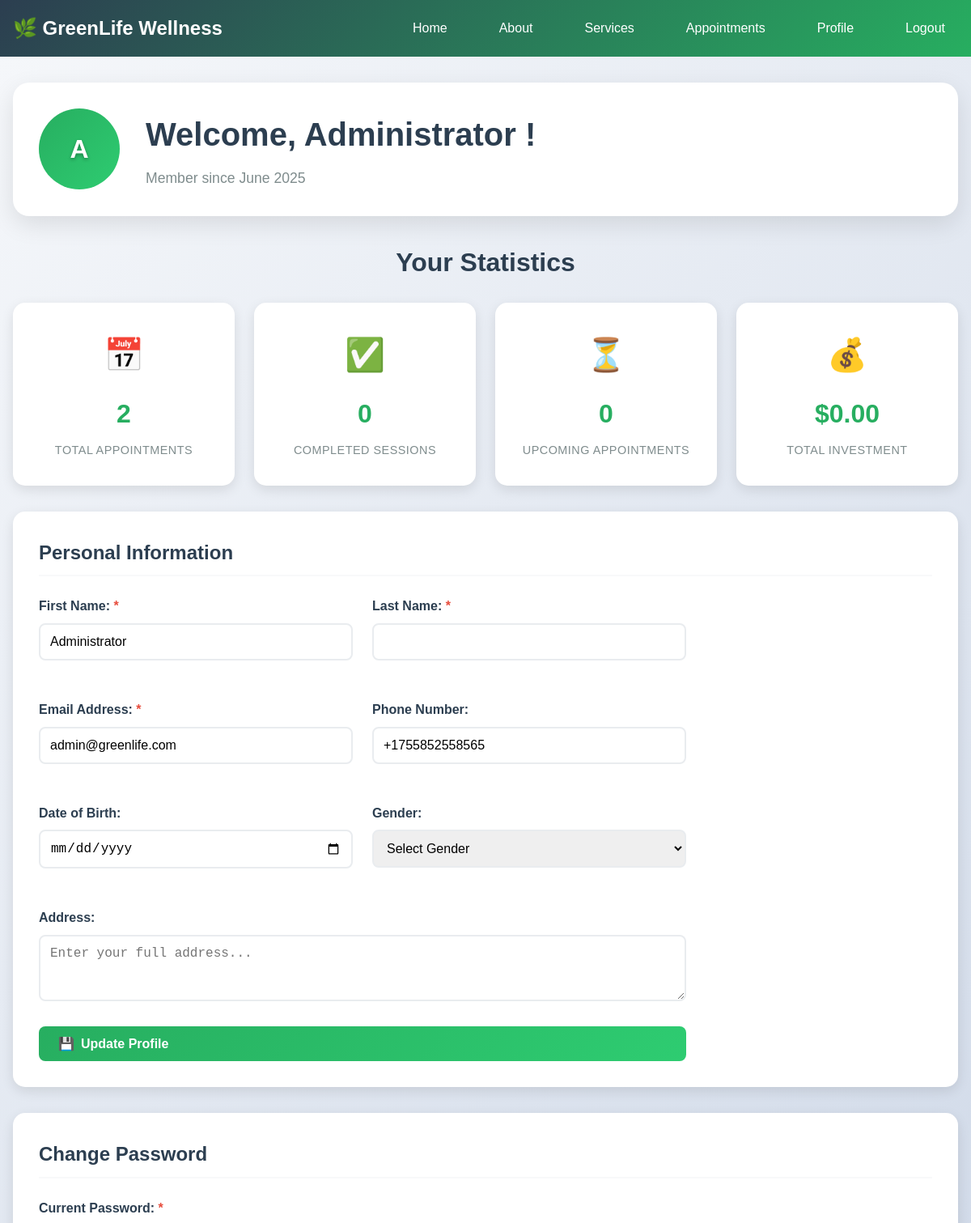
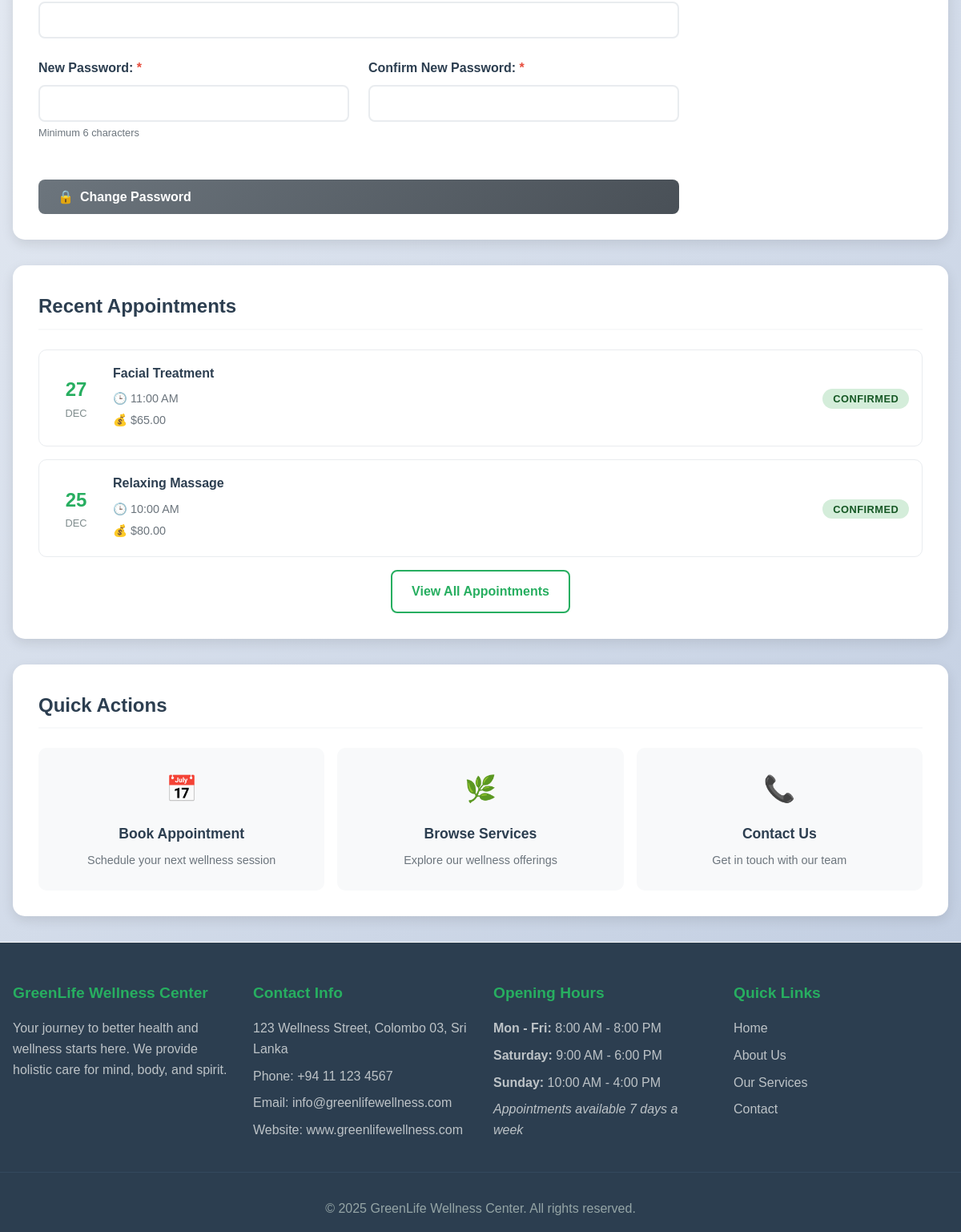
The page /pages/profile.php (signed in) on the database its author committed (2 pictures, top to bottom).
### tables this page shows
CREATE TABLE `users` (
  `id` int(11) NOT NULL AUTO_INCREMENT,
  `username` varchar(50) NOT NULL,
  `email` varchar(100) NOT NULL,
  `password` varchar(255) NOT NULL,
  `first_name` varchar(50) NOT NULL,
  `last_name` varchar(50) NOT NULL,
  `phone` varchar(20) DEFAULT NULL,
  `role` enum('customer','admin','therapist') DEFAULT 'customer',
  `created_at` timestamp NOT NULL DEFAULT current_timestamp(),
  `updated_at` timestamp NOT NULL DEFAULT current_timestamp() ON UPDATE current_timestamp(),
  `address` text DEFAULT NULL,
  `date_of_birth` date DEFAULT NULL,
  `gender` enum('male','female','other','prefer_not_to_say') DEFAULT NULL,
  PRIMARY KEY (`id`),
  UNIQUE KEY `username` (`username`),
  UNIQUE KEY `email` (`email`)
);

CREATE TABLE IF NOT EXISTS appointments (
    id INT AUTO_INCREMENT PRIMARY KEY,
    user_id INT NOT NULL,
    service_id INT,
    appointment_date DATE NOT NULL,
    appointment_time TIME NOT NULL,
    notes TEXT,
    status ENUM('pending', 'confirmed', 'completed', 'cancelled') DEFAULT 'pending',
    created_at TIMESTAMP DEFAULT CURRENT_TIMESTAMP,
    updated_at TIMESTAMP DEFAULT CURRENT_TIMESTAMP ON UPDATE CURRENT_TIMESTAMP,
    FOREIGN KEY (user_id) REFERENCES users(id) ON DELETE CASCADE,
    FOREIGN KEY (service_id) REFERENCES services(id) ON DELETE SET NULL
);

CREATE TABLE IF NOT EXISTS services (
    id INT AUTO_INCREMENT PRIMARY KEY,
    name VARCHAR(100) NOT NULL,
    description TEXT,
    duration INT NOT NULL,
    price DECIMAL(10,2) NOT NULL,
    created_at TIMESTAMP DEFAULT CURRENT_TIMESTAMP,
    updated_at TIMESTAMP DEFAULT CURRENT_TIMESTAMP ON UPDATE CURRENT_TIMESTAMP
);

### pages/profile.php (the view, shortened to what this page needs)
<?php
include '../includes/header.php';
$user_id = $_SESSION['user_id'];
try {
    $stmt = $pdo->prepare("SELECT * FROM users WHERE id = ?");
    $stmt->execute([$user_id]);
    $user = $stmt->fetch(PDO::FETCH_ASSOC);
} catch (PDOException $e) {
    $error_message = "Error fetching profile data.";
    error_log("Fetch user error: " . $e->getMessage());
}
try {
    $stmt = $pdo->prepare("
        SELECT a.*, s.name as service_name, s.duration, s.price
        FROM appointments a
        LEFT JOIN services s ON a.service_id = s.id
        WHERE a.user_id = ?
        ORDER BY a.appointment_date DESC, a.appointment_time DESC
        LIMIT 5
    ");
    $stmt->execute([$user_id]);
    $recent_appointments = $stmt->fetchAll(PDO::FETCH_ASSOC);
} catch (PDOException $e) {
    $recent_appointments = [];
    error_log("Fetch recent appointments error: " . $e->getMessage());
}
try {
    $stats_stmt = $pdo->prepare("
        SELECT
            COUNT(*) as total_appointments,
            COUNT(CASE WHEN status = 'completed' THEN 1 END) as completed_appointments,
            COUNT(CASE WHEN status = 'pending' THEN 1 END) as pending_appointments,
            SUM(CASE WHEN status = 'completed' AND s.price IS NOT NULL THEN s.price ELSE 0 END) as total_spent
        FROM appointments a
        LEFT JOIN services s ON a.service_id = s.id
        WHERE a.user_id = ?
    ");
    $stats_stmt->execute([$user_id]);
    $stats = $stats_stmt->fetch(PDO::FETCH_ASSOC);
} catch (PDOException $e) {
    $stats = ['total_appointments' => 0, 'completed_appointments' => 0, 'pending_appointments' => 0, 'total_spent' => 0];
    error_log("Fetch stats error: " . $e->getMessage());
}
?>
<main>
    <div class="profile-container">
        <div class="container">
            <div class="profile-header">
                <div class="profile-avatar">
                    <div class="avatar-circle">
                        <?php echo strtoupper(substr($user['first_name'], 0, 1) . substr($user['last_name'], 0, 1)); ?>
                    </div>
                </div>
                <div class="profile-info">
                    <h1>Welcome, <?php echo htmlspecialchars($user['first_name'] . ' ' . $user['last_name']); ?>!</h1>
                    <p class="member-since">Member since <?php echo date('F Y', strtotime($user['created_at'])); ?></p>
                </div>
            </div>
            <div class="stats-section">
                <h2>Your Statistics</h2>
                <div class="stats-grid">
                    <div class="stat-card">
                        <div class="stat-icon">📅</div>
                        <div class="stat-number"><?php echo $stats['total_appointments']; ?></div>
                        <div class="stat-label">Total Appointments</div>
                    </div>
                    <div class="stat-card">
                        <div class="stat-icon">✅</div>
                        <div class="stat-number"><?php echo $stats['completed_appointments']; ?></div>
                        <div class="stat-label">Completed Sessions</div>
                    </div>
                    <div class="stat-card">
                        <div class="stat-icon">⏳</div>
                        <div class="stat-number"><?php echo $stats['pending_appointments']; ?></div>
                        <div class="stat-label">Upcoming Appointments</div>
                    </div>
                    <div class="stat-card">
                        <div class="stat-icon">💰</div>
                        <div class="stat-number">$<?php echo number_format($stats['total_spent'], 2); ?></div>
                        <div class="stat-label">Total Investment</div>
                    </div>
                </div>
            </div>
            <div class="profile-content">
                <div class="profile-section">
                    <h2>Personal Information</h2>
                    <form method="POST" class="profile-form">
                        <div class="form-row">
                            <div class="form-group">
                                <label for="first_name">First Name: <span class="required">*</span></label>
                                <input type="text" name="first_name" id="first_name" required
                                       value="<?php echo htmlspecialchars($user['first_name']); ?>">
                            </div>
                            <div class="form-group">
                                <label for="last_name">Last Name: <span class="required">*</span></label>
                                <input type="text" name="last_name" id="last_name" required
                                       value="<?php echo htmlspecialchars($user['last_name']); ?>">
                            </div>
                        </div>
                        <div class="form-row">
                            <div class="form-group">
                                <label for="email">Email Address: <span class="required">*</span></label>
                                <input type="email" name="email" id="email" required
                                       value="<?php echo htmlspecialchars($user['email']); ?>">
                            </div>
                            <div class="form-group">
                                <label for="phone">Phone Number:</label>
                                <input type="tel" name="phone" id="phone"
                                       value="<?php echo htmlspecialchars($user['phone'] ?? ''); ?>">
                            </div>
                        </div>
                        <div class="form-row">
                            <div class="form-group">
                                <label for="date_of_birth">Date of Birth:</label>
                                <input type="date" name="date_of_birth" id="date_of_birth"
                                       value="<?php echo htmlspecialchars($user['date_of_birth'] ?? ''); ?>">
                            </div>
                            <div class="form-group">
                                <label for="gender">Gender:</label>
                                <select name="gender" id="gender">
                                    <option value="">Select Gender</option>
                                </select>
                            </div>
                        </div>
                        <div class="form-group">
                            <label for="address">Address:</label>
                            <textarea name="address" id="address" rows="3"
                                      placeholder="Enter your full address..."><?php echo htmlspecialchars($user['address'] ?? ''); ?></textarea>
                        </div>
                        <button type="submit" name="update_profile" class="btn btn-primary">
                            <span>💾</span> Update Profile
                        </button>
                    </form>
                </div>
                <div class="profile-section">
                    <h2>Change Password</h2>
                    <form method="POST" class="password-form">
                        <div class="form-group">
                            <label for="current_password">Current Password: <span class="required">*</span></label>
                            <input type="password" name="current_password" id="current_password" required>
                        </div>
                        <div class="form-row">
                            <div class="form-group">
                                <label for="new_password">New Password: <span class="required">*</span></label>
                                <input type="password" name="new_password" id="new_password" required minlength="6">
                                <small>Minimum 6 characters</small>
                            </div>
                            <div class="form-group">
                                <label for="confirm_password">Confirm New Password: <span class="required">*</span></label>
                                <input type="password" name="confirm_password" id="confirm_password" required minlength="6">
                            </div>
                        </div>
                        <button type="submit" name="change_password" class="btn btn-secondary">
                            <span>🔒</span> Change Password
                        </button>
                    </form>
                </div>
                <div class="profile-section">
                    <h2>Recent Appointments</h2>
                    <?php if (!empty($recent_appointments)): ?>
                        <div class="appointments-list">
                            <?php foreach ($recent_appointments as $appointment): ?>
                                <div class="appointment-item">
                                    <div class="appointment-date">
                                        <div class="date-day"><?php echo date('d', strtotime($appointment['appointment_date'])); ?></div>
                                        <div class="date-month"><?php echo date('M', strtotime($appointment['appointment_date'])); ?></div>
                                    </div>
                                    <div class="appointment-details">
                                        <h4><?php echo htmlspecialchars($appointment['service_name'] ?: 'Service'); ?></h4>
                                        <p>🕒 <?php echo date('g:i A', strtotime($appointment['appointment_time'])); ?></p>
                                        <?php if ($appointment['price']): ?>
                                            <p>💰 $<?php echo number_format($appointment['price'], 2); ?></p>
                                        <?php endif; ?>
                                    </div>
                                    <div class="appointment-status">
                                        <span class="status status-<?php echo $appointment['status']; ?>">
                                            <?php echo ucfirst($appointment['status']); ?>
                                        </span>
                                    </div>
                                </div>
                            <?php endforeach; ?>
                        </div>
                        <div class="view-all-link">
                            <a href="appointments.php" class="btn btn-outline">View All Appointments</a>
                        </div>
                    <?php endif; ?>
                </div>
                <div class="profile-section">
                    <h2>Quick Actions</h2>
                    <div class="quick-actions">
                        <a href="appointments.php" class="action-card">
                            <div class="action-icon">📅</div>
                            <h3>Book Appointment</h3>
                            <p>Schedule your next wellness session</p>
                        </a>
                        <a href="services.php" class="action-card">
                            <div class="action-icon">🌿</div>
                            <h3>Browse Services</h3>
                            <p>Explore our wellness offerings</p>
                        </a>
                        <a href="contact.php" class="action-card">
                            <div class="action-icon">📞</div>
                            <h3>Contact Us</h3>
                            <p>Get in touch with our team</p>
                        </a>
                    </div>
                </div>
            </div>
        </div>
    </div>
</main>
<?php include '../includes/footer.php'; ?>

### assets/css/style.css (style rules this page uses)
* { margin: 0; padding: 0; box-sizing: border-box; }
html, body { height: 100%; font-family: 'Arial', sans-serif; line-height: 1.6; color: #333; background-color: #f8f9fa; }
body { display: flex; flex-direction: column; min-height: 100vh; }
main { flex: 1; order: 2; }
html, body { height: 100%; }
body { font-family: 'Arial', sans-serif; line-height: 1.6; color: #333; background-color: #f8f9fa; display: flex; flex-direction: column; min-height: 100vh; }
main { flex: 1; }
.container { max-width: 1200px; margin: 0 auto; padding: 0 1rem; }
.btn { display: inline-block; padding: 1rem 2rem; text-decoration: none; border-radius: 50px; font-weight: bold; transition: all 0.3s ease; border: 2px solid transparent; }
.btn-primary { background: linear-gradient(135deg, #27ae60, #2ecc71); color: white; }
.btn-secondary { background: transparent; color: white; border: 2px solid white; }
.form-group { margin-bottom: 1rem; }
.form-group label { display: block; margin-bottom: 0.5rem; font-weight: bold; color: #555; }
.form-group input, .form-group select, .form-group textarea { width: 100%; padding: 0.75rem; border: 1px solid #ddd; border-radius: 5px; font-size: 1rem; }
button { width: 100%; padding: 0.75rem; background: linear-gradient(135deg, #27ae60, #2ecc71); color: white; border: none; border-radius: 5px; font-size: 1rem; cursor: pointer; transition: background 0.3s; }
.status { padding: 0.5rem 1rem; border-radius: 25px; font-size: 0.85rem; font-weight: bold; text-transform: uppercase; letter-spacing: 0.5px; }
.status-confirmed { background: linear-gradient(135deg, #d4edda, #a8e6cf); color: #155724; }
.appointment-details p { margin: 0.8rem 0; color: #555; font-size: 0.95rem; display: flex; align-items: center; }
.btn-secondary { background: linear-gradient(135deg, #6c757d, #495057); color: white; }
.required { color: #e74c3c; }
option { padding: 0.5rem; }

### rows shown on the page
users: first_name+last_name "A", first_name+last_name "Administrator", created_at "June 2025", first_name "Administrator", email "admin@greenlife.com", phone "+1755852558565"
appointments: appointment_date "27", appointment_date "DEC", service.name "Facial Treatment", appointment_time "11:00 AM", service.price "65.00", status "CONFIRMED"
appointments: appointment_date "25", appointment_date "DEC", service.name "Relaxing Massage", appointment_time "10:00 AM", service.price "80.00", status "CONFIRMED"

### other values the page prints
$stats['total_appointments'] "2"
$stats['completed_appointments'] "0"
$stats['pending_appointments'] "0"
$stats['total_spent'] "0.00"
